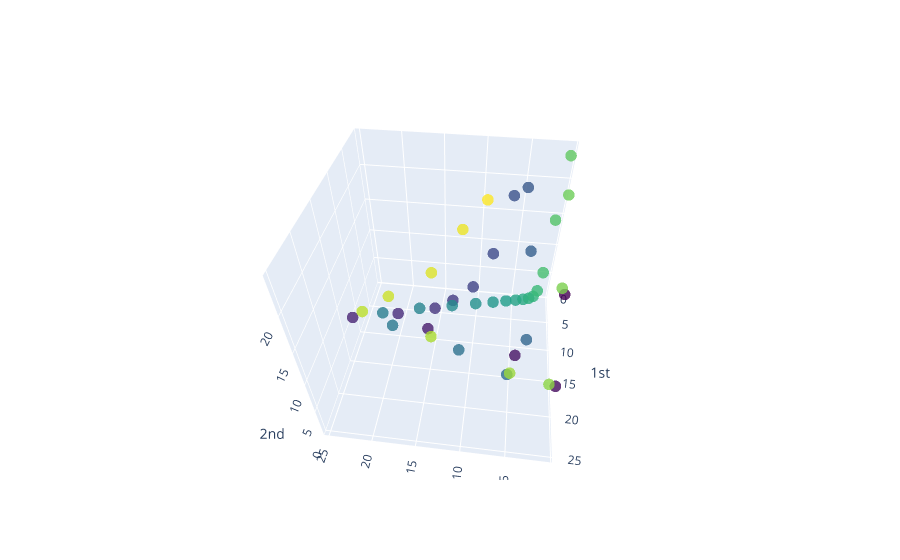

Here is the notebook cell this chart was saved with:
### Markdown cell above
We can plot the Takens embedding of a specific window either by using `plot_point_cloud`, or by using the `plot` method of `SlidingWindow`, as follows (*note*: when `embedding_dimension > 3`, only the first three coordinates are plotted!):

### Code cell
window_number = 3
SW.plot(X_windows, sample=window_number)

### Figure 1 — Plotly figure (JSON) as saved in the notebook; plotly's stock layout.template omitted (floating-point values rounded to 4 significant figures)
{"data": [{"marker": {"color": [0, 1, 2, 3, 4, 5, 6, 7, 8, 9, 10, 11, 12, 13, 14, 15, 16, 17, 18, 19, 20, 21, 22, 23, 24, 25, 26, 27, 28, 29, 30, 31, 32, 33, 34, 35, 36, 37, 38, 39, 40], "colorscale": [[0, "#440154"], [0.1111, "#482878"], [0.2222, "#3e4989"], [0.3333, "#31688e"], [0.4444, "#26828e"], [0.5556, "#1f9e89"], [0.6667, "#35b779"], [0.7778, "#6ece58"], [0.8889, "#b5de2b"], [1, "#fde725"]], "opacity": 0.8, "size": 4}, "mode": "markers", "type": "scatter3d", "x": [0.6163, 1.564, 5.104, 14.99, 24.83, 19.75, 15.32, 13.16, 10.59, 8.286, 6.473, 5.141, 4.314, 4.241, 5.819, 11.15, 19.81, 21.93, 17.53, 13.33, 10.16, 7.755, 5.919, 4.517, 3.448, 2.633, 2.012, 1.541, 1.185, 0.9232, 0.7515, 0.7023, 0.9236, 1.951, 5.486, 14.58, 23.91, 21.14, 15.78, 12.04, 9.355], "y": [14.99, 24.83, 19.75, 15.32, 13.16, 10.59, 8.286, 6.473, 5.141, 4.314, 4.241, 5.819, 11.15, 19.81, 21.93, 17.53, 13.33, 10.16, 7.755, 5.919, 4.517, 3.448, 2.633, 2.012, 1.541, 1.185, 0.9232, 0.7515, 0.7023, 0.9236, 1.951, 5.486, 14.58, 23.91, 21.14, 15.78, 12.04, 9.355, 7.482, 6.479, 6.854], "z": [15.32, 13.16, 10.59, 8.286, 6.473, 5.141, 4.314, 4.241, 5.819, 11.15, 19.81, 21.93, 17.53, 13.33, 10.16, 7.755, 5.919, 4.517, 3.448, 2.633, 2.012, 1.541, 1.185, 0.9232, 0.7515, 0.7023, 0.9236, 1.951, 5.486, 14.58, 23.91, 21.14, 15.78, 12.04, 9.355, 7.482, 6.479, 6.854, 9.865, 16.18, 20.69]}], "layout": {"autosize": true, "scene": {"aspectmode": "auto", "aspectratio": {"x": 1.016, "y": 1.012, "z": 0.9731}, "camera": {"center": {"x": 0, "y": 0, "z": 0}, "eye": {"x": -0.186, "y": 1.453, "z": 1.425}, "projection": {"type": "perspective"}, "up": {"x": 0, "y": 0, "z": 1}}, "xaxis": {"exponentformat": "e", "showexponent": "all", "title": {"text": "0th"}, "type": "linear"}, "yaxis": {"exponentformat": "e", "showexponent": "all", "title": {"text": "1st"}, "type": "linear"}, "zaxis": {"exponentformat": "e", "showexponent": "all", "title": {"text": "2nd"}, "type": "linear"}}}}
